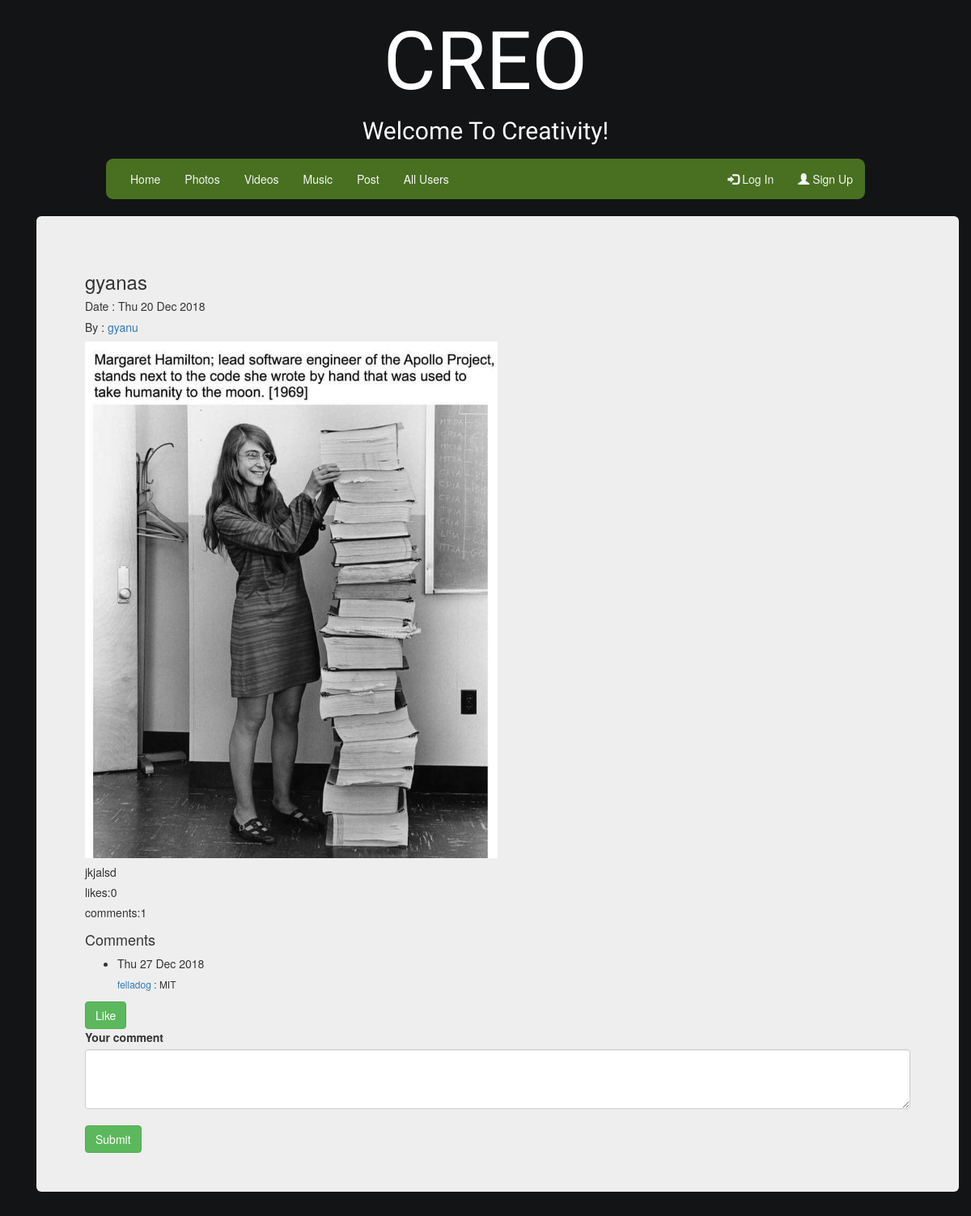
Before: /creo/photos/11/ with the older database file.
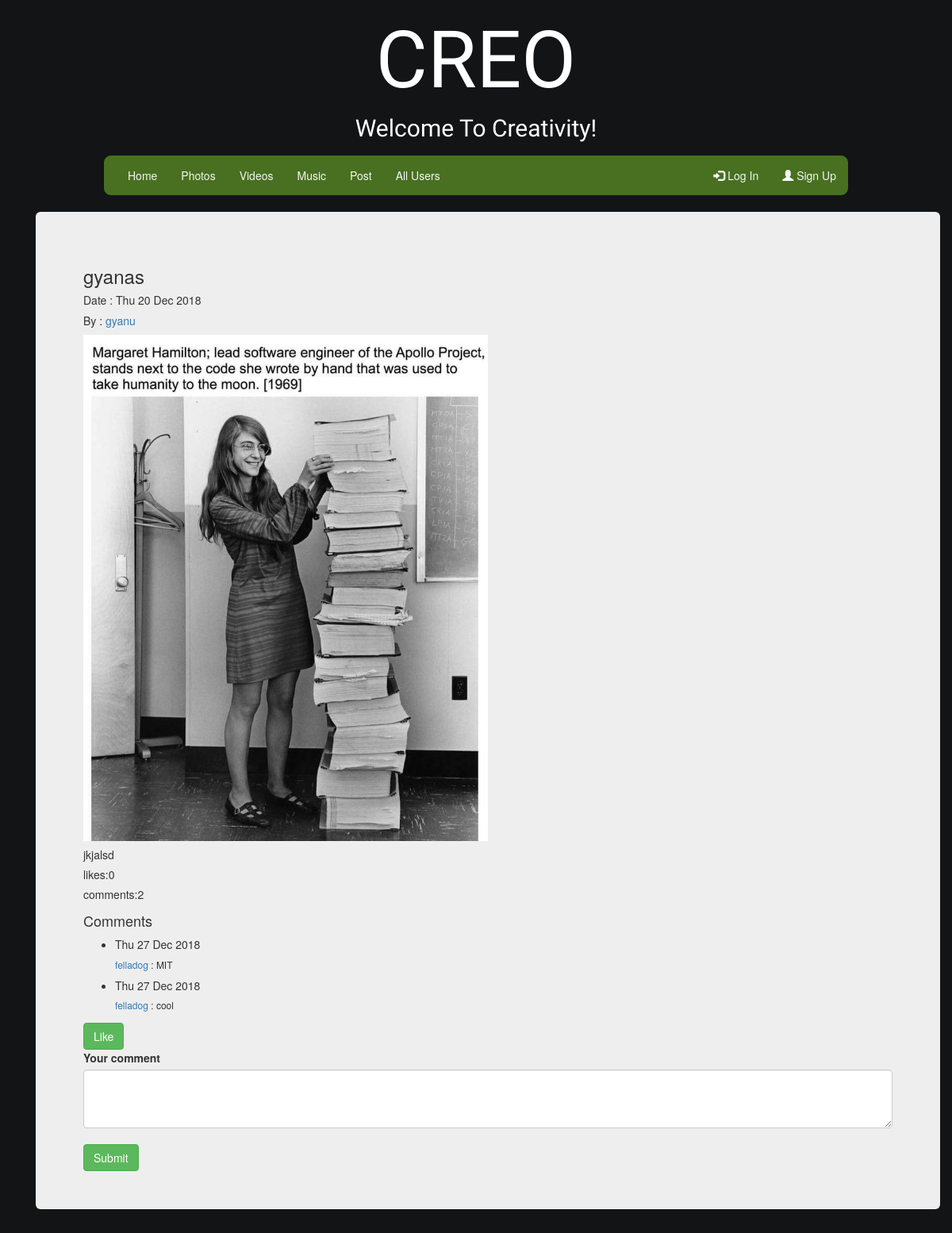
After: the same page with the newer database file.
### creo/models.py (models this page shows, shortened)
class PostSubmission(models.Model):
    title = models.CharField(max_length=75)
    description = models.CharField(max_length=500)
    pub_date = models.DateTimeField(auto_now_add=True)
    content = models.ImageField(upload_to ='postedpics', blank=True)
    publisher = models.ForeignKey(User,on_delete=models.CASCADE,)
    like_count = models.IntegerField(default=0)
    comment_count = models.IntegerField(default=0)

class CommentPost(models.Model):
    title = models.ForeignKey(PostSubmission,on_delete=models.CASCADE,)
    publisher = models.ForeignKey(User,on_delete=models.CASCADE,)
    pub_date = models.DateTimeField(auto_now_add=True)
    comment  = models.CharField(max_length=500)

### creo/views.py (the view)
# urls.py: path('photos/<int:id>/',views.detailpost,name="detailpost"),
def detailpost(request,id):
    submission = get_object_or_404(PostSubmission,pk=id)
    comments  = CommentPost.objects.filter(title_id  = submission.id)
    form = CommentPostForm()
    return render(request, 'detail.html', {'submission': submission,'comments':comments, 'form': form})

### creo/forms.py
class CommentPostForm(forms.ModelForm):
    comment= forms.CharField(label='', max_length=500, widget=forms.Textarea(attrs = {"class":"form-control col-15","rows":3,"cols":20}))
    class Meta():
        model = CommentPost
        fields = ('comment',)
        exclude = ('title','publisher','pub_date',)

### creo/templates/detail.html (shortened to what this page needs)
{% extends "base.html" %}
{% block contents %}
<div class="jumbotron">
    <h3>{{submission.title}}</h3>
    <h5>Date : {{submission.pub_date|date:"D d M Y"}}</h5>
    <h5>By : <a href="{%url 'artistdetail' submission.publisher %}">{{submission.publisher}}</h5></a>
    <img src="{{ submission.content.url }}" style="width:50%;height:auto;">
    <h5>{{submission.description}}</h5>
    <h5>likes:{{submission.like_count}}</h5>     <h5>comments:{{submission.comment_count}}</h5>
    <p>
        <h4>Comments</h4>
        <ul>
        {%for comment in comments%}
            <li><h5>{{comment.pub_date|date:"D d M Y"}}</h5></a>
            <h6><a href="{%url 'artistdetail' comment.publisher %}">{{comment.publisher}} </a>: {{comment.comment}}</h6></li>
        {%endfor%}
        </ul>
    </p>
    <form action="{%url 'addlike' submission.id %}" method="POST">
        <input type="submit" class="btn btn-success" value="Like">
    </form>
    <label>Your comment</label>
    <form action="{% url 'addcomment' submission.id %}" method="post">
    {{ form }}
    <br>
    <button type="submit" class="btn btn-success" >Submit</button>
    </form>
</div>
{% endblock %}

Changed rows visible on the page:
changed PostSubmission "gyanas": comment_count "1" → "2"
added CommentPost: pub_date "Thu 27 Dec 2018", publisher "felladog", comment "cool"
